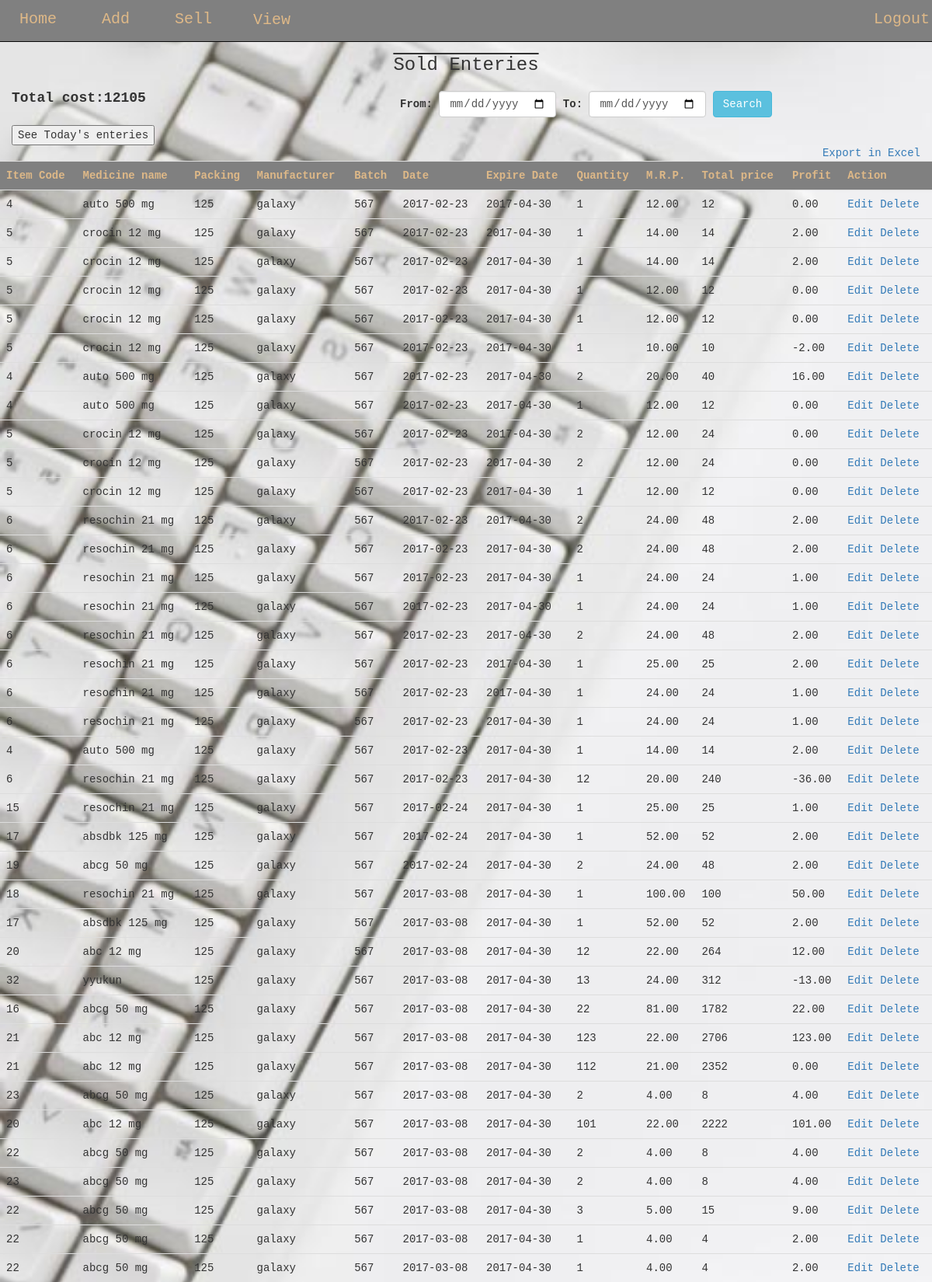
The app's page /view_sold.php (signed in, upper part) with its own data.
### tables this page shows
CREATE TABLE IF NOT EXISTS `sold_item` (
  `scode` int(11) NOT NULL AUTO_INCREMENT,
  `name` varchar(255) NOT NULL,
  `packe` varchar(255) NOT NULL,
  `mfr` text NOT NULL,
  `batch` varchar(255) NOT NULL,
  `date` date DEFAULT NULL,
  `edate` date NOT NULL,
  `quantity` int(255) NOT NULL,
  `property` varchar(255) NOT NULL,
  `price` decimal(65,2) NOT NULL,
  `profit` decimal(65,2) NOT NULL,
  `icode` int(255) NOT NULL,
  `pcode` int(255) NOT NULL,
  PRIMARY KEY (`scode`)
);

### control.php (called while the page is built, shortened)
<?php
include "model.php";
$obj_model = new model;
$med= $obj_model->viewm($con,'med');
 $viewdata = $obj_model->view($con,'add_item');
$viewdatasold = $obj_model->view($con,'sold_item');
?>

### model.php (called while the page is built, shortened)
<?php
class model{
     function view($con,$table){
    $qry="select * from $table ";
        $ex=$con->query($qry);
        while($rs=$ex->fetch_object()){
            if($rs->quantity >0){
            $res[]=$rs;
            }
        }
        return @$res;
    }
     function viewm($con,$table){
    $qry="select * from $table ";
        $ex=$con->query($qry);
        while($rs=$ex->fetch_object()){
            $res[]=$rs;
        }
        return @$res;
    }
}
?>

### view_sold.php (the view, shortened to what this page needs)
<?php include "control.php";
?>
<!DOCTYPE html>
<html lang="en">
<head>
      <link rel="stylesheet" href="css/font-awesome.min.css">
      <link rel="stylesheet" href="css/bootstrap.min.css">
      <link rel="stylesheet" href="css/custom.css">
</head>
<body>
  <div class="container-fluid">
  <div class="row" id="header">
          <div class="col-sm-12">
               <ul class="nav nav-tabs navbar-fixed-top nav navbar-inverse" style="background:grey;">
       <li><a href="index1.php">Home</a></li>
       <li><a href="add.php">Add</a></li>
       <li><a href="sell.php">Sell</a></li>
      <div class="dropdown">
  <li class="dropbtn">View</li>
</div>
 <?php
$t=0;
?>
       <li class="navbar-right"><a href="logout.php" id="log" style="float:right">Logout</a></li>
   </ul>
          </div>
      </div>
      <div class="row" style="margin-top:50px;">
         <center><h3 style="text-decoration:overline;">Sold Enteries</h3></center>
         <div class="col-sm-3">
          <h4><b>Total cost:<?php
              if(isset($_POST['ssold'])){
                 if(empty($ssold))
                     $t=0;
                      else{
                  foreach(@$ssold as $u){
                        $p=$u->price;
                             $q=$u->quantity;
                             $tp=$p*$q;
                            $t=$tp+$t;
                  }
                  }
                  echo $t;
              }
              else {
                  if(empty($viewdatasold))
                     $t=0;
                  else{
                  foreach(@$viewdatasold as $u){
                        $p=$u->price;
                             $q=$u->quantity;
                             $tp=$p*$q;
                            $t=$tp+$t;
                  }
                  }
                  echo $t;
              }
              ?></b></h4>
          </div>
             <form action=""  method="post" class="form-inline">
                <div class=" col-sm-offset-2 col-sm-7  ">
                 <h5><b>From:</b>
              <input type="date" class="form-control" name="d1" required>
             <b>To:</b>
                <input type="date" class="form-control" name="d2" required>
                 <button type="submit" class="btn btn-info" name="ssold">Search</button></h5>
                 </div>
                  </form>
          </div>
         <form method="post">
      <input type="submit" name="todaysold" value="See Today's enteries">
      </form>
       <a href="#" id="test" onClick="javascript:fnExcelReport();" style="float:right">Export in Excel</a>
      <div class="row" id="view">
          <table class=" table table-hover" id="sell_item">
             <?php
              if(empty(@$viewdatasold || $view1sold || $ssold))
                 {
        	 echo "<center><h1>No record found..!!</h></center>";
               }
    else{
             ?>
             <tr style="background:grey;">
              <th>Item Code</th>
              <th>Medicine name</th>
              <th>Packing</th>
              <th>Manufacturer</th>
              <th>Batch</th>
             <th>Date</th>
             <th>Expire Date</th>
              <th>Quantity</th>
              <th>M.R.P.</th>
              <th>Total price</th>
              <th>Profit</th>
              <th>Action</th>
              </tr>
              <?php
            if(isset($_POST['ssold']))
              {
                 if(empty($ssold))
                 {
        	 echo "<center><h1>No record found..!!</h></center>";
               }
                else
                {
                  foreach(@$ssold as $u)
                  {
                ?>
                <tr>
                    <td><?php  echo $u->icode; ?></td>
                     <td><?php  echo $u->name; ?></td>
                         <td><?php  echo $u->packe; ?></td>
                          <td><?php  echo $u->mfr; ?></td>
                           <td><?php  echo $u->batch; ?></td>
                         <td><?php  echo $u->date; ?></td>
                          <td><?php  echo $u->edate; ?></td>
                       <td><?php  echo $u->quantity; ?></td>
                         <td><?php  echo $u->price; ?></td>
                          <td><?php
                             $p=$u->price;
                             $q=$u->quantity;
                             $tp=$p*$q;
                             echo $tp;
                             ?></td>
                              <?php $t=0;
                            $t=$tp+$t;   ?>
                           <td><?php  echo $u->profit; ?></td>
                         <td>
                         <a href="edits.php?editid1=<?php echo $u->scode; ?>">Edit</a>
                          <a href="control.php?delid1=<?php echo $u->scode; ?>" onclick="return confirm('Delete this record?')">Delete</a></td>
                </tr>
                <?php
                  }
              }
            }
                else
              {
              foreach(@$viewdatasold as $v){
                ?>
                <tr>
                    <td><?php  echo $v->icode; ?></td>
                     <td><?php  echo $v->name; ?></td>
                        <td><?php  echo $u->packe; ?></td>
                          <td><?php  echo $u->mfr; ?></td>
                           <td><?php  echo $u->batch; ?></td>
                        <td><?php  echo $v->date; ?></td>
                         <td><?php  echo $u->edate; ?></td>
                       <td><?php  echo $v->quantity; ?></td>
                         <td><?php  echo $v->price; ?></td>
                         <td><?php
                             $p=$v->price;
                             $q=$v->quantity;
                             $tp=$p*$q;
                             echo $tp;
                             ?></td>
                          <td><?php  echo $v->profit; ?></td>
                     <td>
                         <a href="edits.php?editid1=<?php echo $v->scode; ?>">Edit</a><a href="control.php?delid1=<?php echo $v->scode; ?>" onclick="return confirm('Delete this record?')">  Delete</a></td>
                </tr>
                <?php
              }
              }
    }
              ?>
          </table>
      </div>
  </div>
</body>
</html>

### css/custom.css (style rules this page uses)
body { background: url('../img/contactus-background.jpg')no-repeat; background-size: cover; font-family:monospace; }
#header { background: dimgray; font-size: 20px; }
#header ul li { width: 100px; text-align: center; }
#header .col-sm-12 ul li a { text-decoration: none; color: burlywood; }
#view table th { color: burlywood; }
#view table { margin-top: 20px; }
.dropbtn { color: burlywood; padding: 12px; border: none; cursor: pointer; }
.dropdown { position: relative; display: inline-block; }

### records on screen
sold_item: icode "4", name "auto 500 mg", date "2017-02-23", quantity "1", price "12.00", tp "12", profit "0.00"
sold_item: packe "125", mfr "galaxy", batch "567", edate "2017-04-30"
sold_item: icode "5", name "crocin 12 mg", date "2017-02-23", quantity "1", price "14.00", tp "14", profit "2.00"
sold_item: icode "5", name "crocin 12 mg", date "2017-02-23", quantity "1", price "14.00", tp "14", profit "2.00"
sold_item: icode "5", name "crocin 12 mg", date "2017-02-23", quantity "1", price "12.00", tp "12", profit "0.00"
sold_item: icode "5", name "crocin 12 mg", date "2017-02-23", quantity "1", price "12.00", tp "12", profit "0.00"
sold_item: icode "5", name "crocin 12 mg", date "2017-02-23", quantity "1", price "10.00", tp "10", profit "-2.00"
sold_item: icode "4", name "auto 500 mg", date "2017-02-23", quantity "2", price "20.00", tp "40", profit "16.00"
sold_item: icode "4", name "auto 500 mg", date "2017-02-23", quantity "1", price "12.00", tp "12", profit "0.00"
sold_item: icode "5", name "crocin 12 mg", date "2017-02-23", quantity "2", price "12.00", tp "24", profit "0.00"
sold_item: icode "5", name "crocin 12 mg", date "2017-02-23", quantity "2", price "12.00", tp "24", profit "0.00"
sold_item: icode "5", name "crocin 12 mg", date "2017-02-23", quantity "1", price "12.00", tp "12", profit "0.00"
sold_item: icode "6", name "resochin 21 mg", date "2017-02-23", quantity "2", price "24.00", tp "48", profit "2.00"
sold_item: icode "6", name "resochin 21 mg", date "2017-02-23", quantity "2", price "24.00", tp "48", profit "2.00"
sold_item: icode "6", name "resochin 21 mg", date "2017-02-23", quantity "1", price "24.00", tp "24", profit "1.00"
sold_item: icode "6", name "resochin 21 mg", date "2017-02-23", quantity "1", price "24.00", tp "24", profit "1.00"
sold_item: icode "6", name "resochin 21 mg", date "2017-02-23", quantity "2", price "24.00", tp "48", profit "2.00"
sold_item: icode "6", name "resochin 21 mg", date "2017-02-23", quantity "1", price "25.00", tp "25", profit "2.00"
sold_item: icode "6", name "resochin 21 mg", date "2017-02-23", quantity "1", price "24.00", tp "24", profit "1.00"
sold_item: icode "6", name "resochin 21 mg", date "2017-02-23", quantity "1", price "24.00", tp "24", profit "1.00"
sold_item: icode "4", name "auto 500 mg", date "2017-02-23", quantity "1", price "14.00", tp "14", profit "2.00"
sold_item: icode "6", name "resochin 21 mg", date "2017-02-23", quantity "12", price "20.00", tp "240", profit "-36.00"
sold_item: icode "15", name "resochin 21 mg", date "2017-02-24", quantity "1", price "25.00", tp "25", profit "1.00"
sold_item: icode "17", name "absdbk 125 mg", date "2017-02-24", quantity "1", price "52.00", tp "52", profit "2.00"
sold_item: icode "19", name "abcg 50 mg", date "2017-02-24", quantity "2", price "24.00", tp "48", profit "2.00"
sold_item: icode "18", name "resochin 21 mg", date "2017-03-08", quantity "1", price "100.00", tp "100", profit "50.00"
sold_item: icode "17", name "absdbk 125 mg", date "2017-03-08", quantity "1", price "52.00", tp "52", profit "2.00"
sold_item: icode "20", name "abc 12 mg", date "2017-03-08", quantity "12", price "22.00", tp "264", profit "12.00"
sold_item: icode "32", name "yyukun", date "2017-03-08", quantity "13", price "24.00", tp "312", profit "-13.00"
sold_item: icode "16", name "abcg 50 mg", date "2017-03-08", quantity "22", price "81.00", tp "1782", profit "22.00"
sold_item: icode "21", name "abc 12 mg", date "2017-03-08", quantity "123", price "22.00", tp "2706", profit "123.00"
sold_item: icode "21", name "abc 12 mg", date "2017-03-08", quantity "112", price "21.00", tp "2352", profit "0.00"
sold_item: icode "23", name "abcg 50 mg", date "2017-03-08", quantity "2", price "4.00", tp "8", profit "4.00"
sold_item: icode "20", name "abc 12 mg", date "2017-03-08", quantity "101", price "22.00", tp "2222", profit "101.00"
sold_item: icode "22", name "abcg 50 mg", date "2017-03-08", quantity "2", price "4.00", tp "8", profit "4.00"
sold_item: icode "23", name "abcg 50 mg", date "2017-03-08", quantity "2", price "4.00", tp "8", profit "4.00"
sold_item: icode "22", name "abcg 50 mg", date "2017-03-08", quantity "3", price "5.00", tp "15", profit "9.00"
sold_item: icode "22", name "abcg 50 mg", date "2017-03-08", quantity "1", price "4.00", tp "4", profit "2.00"
sold_item: icode "22", name "abcg 50 mg", date "2017-03-08", quantity "1", price "4.00", tp "4", profit "2.00"

### other values on screen
$t "12105"
